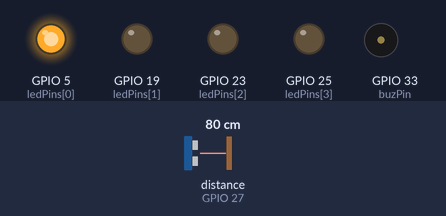
A sketch run on a simulated ESP32. Parts: output pins drawn as LEDs (lit = HIGH), buzzer (waves = sounding, pin HIGH). Wiring (inferred from the names in the program): ultrasonic range finder: trigger GPIO 18; echo GPIO 27. The test bench sets the inputs (shaded band); at power-on: distance to the obstacle (sensor on GPIO 27) 80 cm. The echo pulse lasts 58.3 µs per cm; pins used as bus, display or sensor lines are not drawn.

Above: at 1.2 s.
1.3 s: distance to the obstacle (sensor on GPIO 27) set to 70 cm
4.3 s: distance to the obstacle (sensor on GPIO 27) set to 60 cm
At 4.63 s:
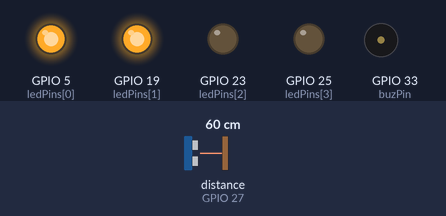
7.3 s: distance to the obstacle (sensor on GPIO 27) set to 43 cm
At 7.62 s:
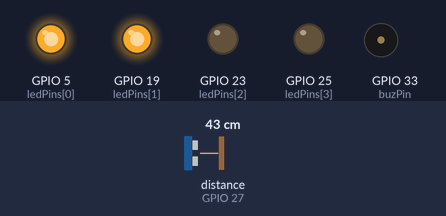
10.3 s: distance to the obstacle (sensor on GPIO 27) set to 36 cm
At 10.6 s:
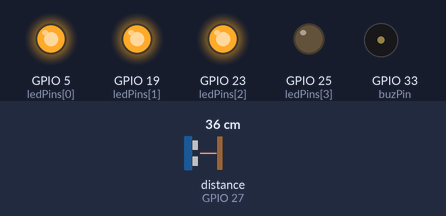
13.3 s: distance to the obstacle (sensor on GPIO 27) set to 23 cm
At 13.47 s:
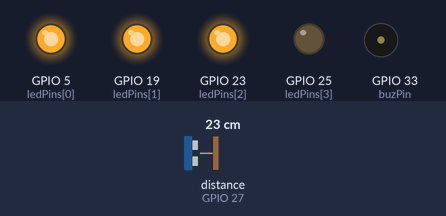
16.3 s: distance to the obstacle (sensor on GPIO 27) set to 19 cm
At 16.49 s:
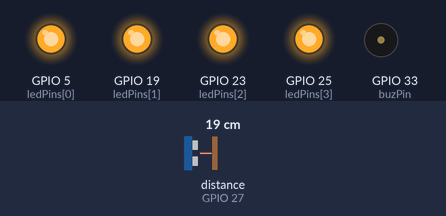
Timing chart, 0 to 20.3 s (numbered marks = the images above; inputs shaded):
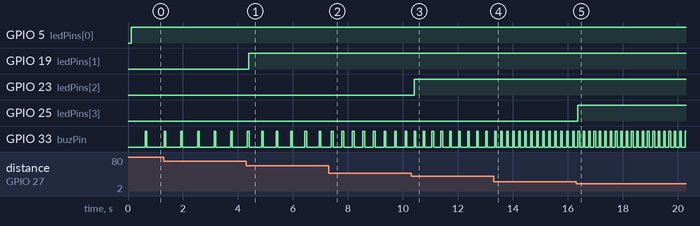

The sketch:

19-parking-sensor.ino
```cpp
// Parking sensor: an HC-SR04 measures the distance. A bar of four LEDs lights up one by one
// as an obstacle gets closer, and the buzzer beeps faster the closer the obstacle is.

// set pin numbers
const int trigPin = 18;  // the number of the Trig pin
const int echoPin = 27;  // the number of the Echo pin (through the voltage divider)
const int buzPin = 33;   // the number of the active buzzer pin

// the LED bar: ledPins[0] is the farthest zone, ledPins[3] is the closest zone
const int ledCount = 4;
const int ledPins[ledCount] = {5, 19, 23, 25};

// a LED turns on when the distance is at or below its threshold (in cm)
const float ledThresholds[ledCount] = {90, 65, 40, 20};

// a LED turns off only when the distance is this much above its threshold, so it does not flicker
const float hysteresisCm = 3.0;

// distances in cm
const float maxDistanceCm = 100.0;  // farther than this: silence
const float stopDistanceCm = 10.0;  // closer than this: continuous tone

// the longest time we wait for an echo: distance * 2 / speed of sound
const unsigned long timeoutUs = (unsigned long)(maxDistanceCm * 2 / 0.0343);

// beeping: the beep is always the same length, the pause gets shorter when the obstacle is closer
const unsigned long beepTime = 60;
const long longPause = 800;   // pause at maxDistanceCm
const long shortPause = 60;   // pause just above stopDistanceCm

// how often to measure, in milliseconds
const unsigned long measureInterval = 60;
unsigned long lastMeasure = 0;

// the last three readings, for the median filter
float readings[3];
int readingIndex = 0;

// the filtered distance
float distance = maxDistanceCm + 1;

// remembers which LEDs are on
bool ledOn[ledCount] = {false, false, false, false};

// non-blocking beeping
bool buzzerOn = false;
unsigned long lastBuzzChange = 0;

// one measurement: returns the distance in cm, or a value above maxDistanceCm if nothing came back
float measureOnce() {
  digitalWrite(trigPin, LOW);
  delayMicroseconds(2);
  digitalWrite(trigPin, HIGH);
  delayMicroseconds(10);
  digitalWrite(trigPin, LOW);

  unsigned long duration = pulseIn(echoPin, HIGH, timeoutUs);
  if (duration == 0) {
    return maxDistanceCm + 1;  // no echo: treat as out of range
  }
  return duration * 0.0343 / 2;
}

// returns the middle one of three numbers
float median3(float a, float b, float c) {
  if (a > b) { float t = a; a = b; b = t; }
  if (b > c) { float t = b; b = c; c = t; }
  if (a > b) { float t = a; a = b; b = t; }
  return b;
}

// turns the LEDs of the bar on and off depending on the distance
void updateLeds() {
  for (int i = 0; i < ledCount; i++) {
    if (distance <= ledThresholds[i]) {
      ledOn[i] = true;                                  // the obstacle is close enough: on
    } else if (distance > ledThresholds[i] + hysteresisCm) {
      ledOn[i] = false;                                 // clearly farther away: off
    }
    // in between, the LED keeps its previous state
    digitalWrite(ledPins[i], ledOn[i] ? HIGH : LOW);
  }
}

void setup() {
  Serial.begin(115200);
  pinMode(trigPin, OUTPUT);
  pinMode(echoPin, INPUT);
  pinMode(buzPin, OUTPUT);

  for (int i = 0; i < ledCount; i++) {
    pinMode(ledPins[i], OUTPUT);
  }

  // start with "nothing in range" in all three readings
  for (int i = 0; i < 3; i++) {
    readings[i] = maxDistanceCm + 1;
  }
}

void loop() {
  // 1. MEASURE: one reading every measureInterval, the median of the last three is used
  if (millis() - lastMeasure >= measureInterval) {
    lastMeasure = millis();
    readings[readingIndex] = measureOnce();
    readingIndex = (readingIndex + 1) % 3;
    distance = median3(readings[0], readings[1], readings[2]);
  }

  // 2. LED BAR
  updateLeds();

  // 3. BUZZER: depends on the distance
  if (distance > maxDistanceCm) {
    // nothing near: silence
    buzzerOn = false;
    digitalWrite(buzPin, LOW);
  } else if (distance <= stopDistanceCm) {
    // very close: continuous tone
    buzzerOn = true;
    digitalWrite(buzPin, HIGH);
  } else {
    // in between: the closer the obstacle, the shorter the pause between beeps
    unsigned long pause = map((long)distance, (long)stopDistanceCm, (long)maxDistanceCm, shortPause, longPause);
    unsigned long elapsed = millis() - lastBuzzChange;

    if (buzzerOn && elapsed >= beepTime) {
      buzzerOn = false;
      digitalWrite(buzPin, LOW);
      lastBuzzChange = millis();
    } else if (!buzzerOn && elapsed >= pause) {
      buzzerOn = true;
      digitalWrite(buzPin, HIGH);
      lastBuzzChange = millis();
    }
  }
}
```

Measured:
- the behaviour switches between 66 and 65 cm on distance to the obstacle (sensor on GPIO 27) (found by bisection; images 0 and 1)
- the behaviour switches between 41 and 40 cm on distance to the obstacle (sensor on GPIO 27) (found by bisection; images 2 and 3)
- the behaviour switches between 21 and 20 cm on distance to the obstacle (sensor on GPIO 27) (found by bisection; images 4 and 5)
- after the input at 4.3 s, GPIO 19 (ledPins[1]): LOW → HIGH after 0.09 s
- after the input at 7.3 s, GPIO 33 (buzPin): alternates HIGH for 0.06 s and LOW for 0.32 s, starting after 0.10 s
- after the input at 10.3 s, GPIO 23 (ledPins[2]): LOW → HIGH after 0.11 s
- after the input at 13.3 s, GPIO 33 (buzPin): alternates HIGH for 0.06 s and LOW for 0.16 s, starting after 0.25 s
- after the input at 16.3 s, GPIO 25 (ledPins[3]): LOW → HIGH after 0.07 s
